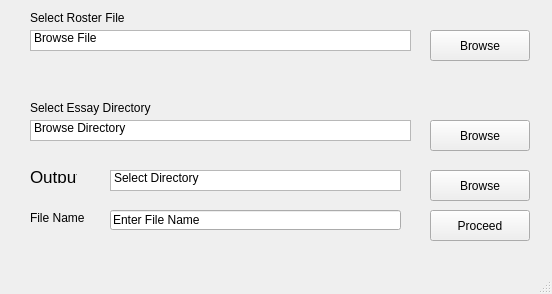
<?xml version="1.0" encoding="UTF-8"?>
<ui version="4.0">
 <class>MainWindow</class>
 <widget class="QMainWindow" name="MainWindow">
  <property name="geometry">
   <rect>
    <x>0</x>
    <y>0</y>
    <width>552</width>
    <height>294</height>
   </rect>
  </property>
  <property name="windowTitle">
   <string>MainWindow</string>
  </property>
  <widget class="QWidget" name="centralwidget">
   <widget class="QPushButton" name="select_roster__browse_btn">
    <property name="geometry">
     <rect>
      <x>430</x>
      <y>30</y>
      <width>100</width>
      <height>31</height>
     </rect>
    </property>
    <property name="text">
     <string>Browse</string>
    </property>
   </widget>
   <widget class="QListWidget" name="select_roster__line">
    <property name="geometry">
     <rect>
      <x>30</x>
      <y>30</y>
      <width>381</width>
      <height>21</height>
     </rect>
    </property>
    <item>
     <property name="text">
      <string>Browse File</string>
     </property>
    </item>
   </widget>
   <widget class="QPushButton" name="select_dir__browse_btn">
    <property name="geometry">
     <rect>
      <x>430</x>
      <y>120</y>
      <width>100</width>
      <height>31</height>
     </rect>
    </property>
    <property name="text">
     <string>Browse</string>
    </property>
   </widget>
   <widget class="QListWidget" name="select_dir__line">
    <property name="geometry">
     <rect>
      <x>30</x>
      <y>120</y>
      <width>381</width>
      <height>21</height>
     </rect>
    </property>
    <item>
     <property name="text">
      <string>Browse Directory</string>
     </property>
    </item>
   </widget>
   <widget class="QPushButton" name="pushButton_3">
    <property name="geometry">
     <rect>
      <x>430</x>
      <y>210</y>
      <width>100</width>
      <height>31</height>
     </rect>
    </property>
    <property name="text">
     <string>Proceed</string>
    </property>
   </widget>
   <widget class="QListWidget" name="output__line">
    <property name="geometry">
     <rect>
      <x>110</x>
      <y>170</y>
      <width>291</width>
      <height>21</height>
     </rect>
    </property>
    <item>
     <property name="text">
      <string>Select Directory</string>
     </property>
    </item>
   </widget>
   <widget class="QLabel" name="select_roster__label">
    <property name="geometry">
     <rect>
      <x>30</x>
      <y>10</y>
      <width>121</width>
      <height>16</height>
     </rect>
    </property>
    <property name="text">
     <string>Select Roster File</string>
    </property>
   </widget>
   <widget class="QLabel" name="select_dir__label">
    <property name="geometry">
     <rect>
      <x>30</x>
      <y>100</y>
      <width>161</width>
      <height>16</height>
     </rect>
    </property>
    <property name="text">
     <string>Select Essay Directory</string>
    </property>
   </widget>
   <widget class="QLabel" name="output__label">
    <property name="geometry">
     <rect>
      <x>30</x>
      <y>170</y>
      <width>47</width>
      <height>13</height>
     </rect>
    </property>
    <property name="font">
     <font>
      <pointsize>13</pointsize>
     </font>
    </property>
    <property name="text">
     <string>Output:</string>
    </property>
   </widget>
   <widget class="QPushButton" name="output__browse_btn">
    <property name="geometry">
     <rect>
      <x>430</x>
      <y>170</y>
      <width>100</width>
      <height>31</height>
     </rect>
    </property>
    <property name="text">
     <string>Browse</string>
    </property>
   </widget>
   <widget class="QLabel" name="label">
    <property name="geometry">
     <rect>
      <x>30</x>
      <y>210</y>
      <width>61</width>
      <height>16</height>
     </rect>
    </property>
    <property name="text">
     <string>File Name</string>
    </property>
   </widget>
   <widget class="QLineEdit" name="lineEdit">
    <property name="geometry">
     <rect>
      <x>110</x>
      <y>210</y>
      <width>291</width>
      <height>20</height>
     </rect>
    </property>
    <property name="text">
     <string>Enter File Name</string>
    </property>
   </widget>
  </widget>
  <widget class="QMenuBar" name="menubar">
   <property name="geometry">
    <rect>
     <x>0</x>
     <y>0</y>
     <width>552</width>
     <height>22</height>
    </rect>
   </property>
  </widget>
  <widget class="QStatusBar" name="statusbar"/>
 </widget>
 <resources/>
 <connections/>
</ui>
